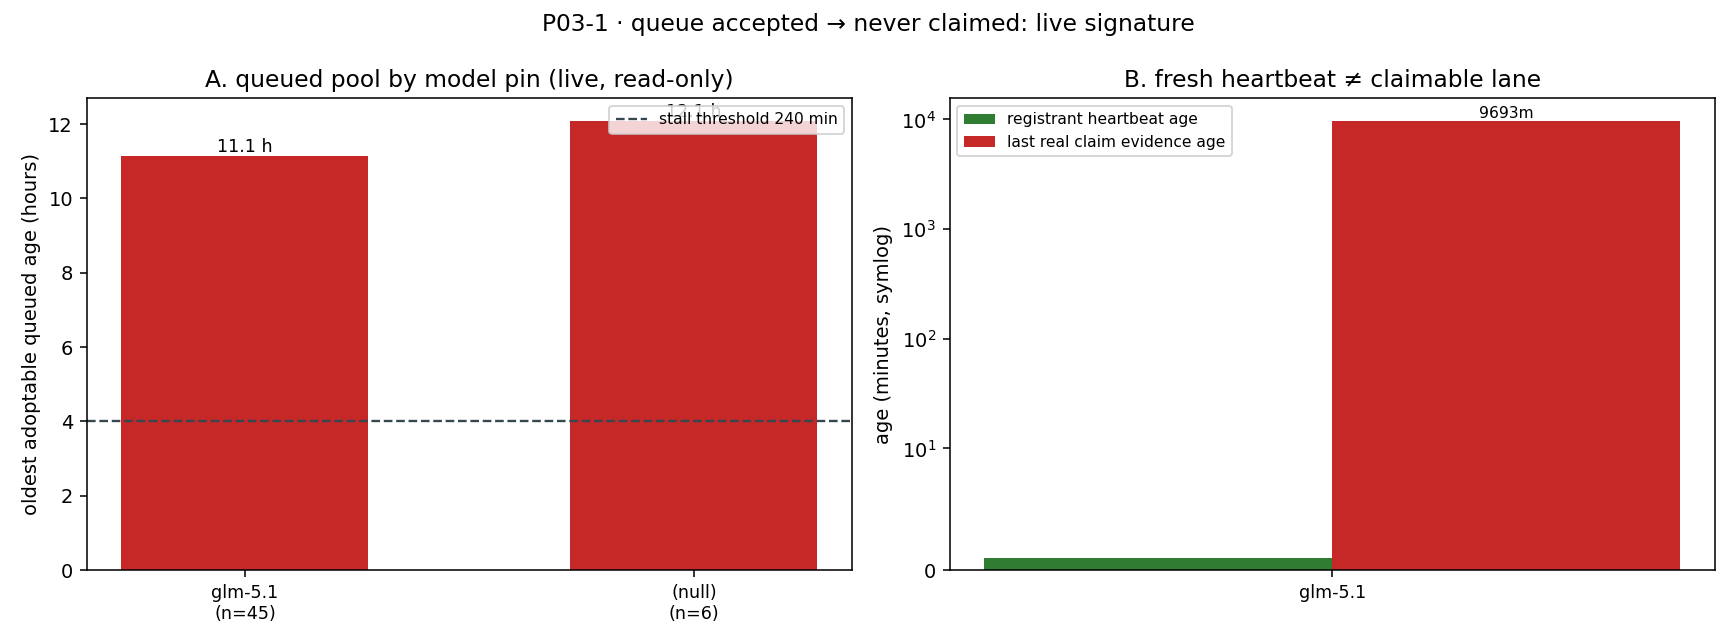

Recreate this plot in Python.
#!/usr/bin/env python3
"""P03-1 训练单：把「入池→收养→终态」链路的现场证据画成图（只读）。

数据来源全部是只读 SQL（runuser -u postgres -- psql -tA），
图里的每个数字都由本脚本从库里现取，不做任何手抄。

Panel A：queued 池按 model 引脚分组 —— 条数 + 最老年龄（分钟），240 min 阈值线。
Panel B：同一条车道上的两个「存活信号」对照 ——
         worker 注册表心跳新鲜度（分钟） vs 该 model 最近一次真实认领证据（分钟）。
         两者的差距就是「心跳新鲜、车道已死」这个洞的可视图。
"""
from __future__ import annotations

import json
import subprocess
from pathlib import Path

import matplotlib

matplotlib.use("Agg")
import matplotlib.pyplot as plt

OUT = Path(__file__).resolve().parent
THRESHOLD_MIN = 240.0

PSQL = ["runuser", "-u", "postgres", "--", "psql", "-tA", "-F", "|", "-d", "tensorplatform", "-c"]


def q(sql: str) -> list[list[str]]:
    out = subprocess.run(PSQL + [sql], capture_output=True, text=True, check=True).stdout
    return [ln.split("|") for ln in out.strip().splitlines() if ln.strip()]


def collect() -> dict:
    parked = q("""
        select coalesce(model,'(null)'), count(*),
               round(max(extract(epoch from (now()-created_at))/60))
        from tensor_dev_missions
        where status='queued' and suspended_at is null
        group by 1 order by 2 desc;
    """)
    last_claim = q("""
        select coalesce(model,'(null)'),
               coalesce(round(extract(epoch from (now()-max(coalesce(finished_at,heartbeat_at))))/60)::text,'never')
        from tensor_dev_missions
        where model is not null and status in ('succeeded','failed','claimed','running')
        group by 1;
    """)
    hb = q("""
        select coalesce(model,'(null)'), count(*) filter (where enabled),
               coalesce(round(min(extract(epoch from (now()-heartbeat_at)))/60)::text,'never')
        from factory_resident_workers
        where enabled group by 1;
    """)
    totals = dict(
        (r[0], r[1])
        for r in q("""
            select 'queued', count(*) from tensor_dev_missions where status='queued'
            union all select 'awaiting_acceptance', count(*) from tensor_dev_missions
                where status='awaiting_acceptance'
            union all select 'oldest_queued_min', round(max(extract(epoch from (now()-created_at))/60))
                from tensor_dev_missions where status='queued'
            union all select 'glm51_queued', count(*) from tensor_dev_missions
                where status='queued' and model='glm-5.1';
        """)
    )
    return {
        "queued_by_model": [{"model": m, "count": int(c), "oldest_min": float(a)} for m, c, a in parked],
        "last_claim_min": {m: (None if v == "never" else float(v)) for m, v in last_claim},
        "registrants": {m: {"enabled": int(c), "hb_min": (None if v == "never" else float(v))}
                        for m, c, v in hb},
        "totals": totals,
    }


def draw(d: dict) -> Path:
    fig, (ax1, ax2) = plt.subplots(1, 2, figsize=(12.4, 4.6))

    rows = sorted(d["queued_by_model"], key=lambda r: -r["count"])
    labels = [f"{r['model']}\n(n={r['count']})" for r in rows]
    ages = [r["oldest_min"] / 60.0 for r in rows]
    colors = ["#c62828" if a * 60 > THRESHOLD_MIN else "#2e7d32" for a in ages]
    bars = ax1.bar(range(len(rows)), ages, color=colors, width=0.55)
    ax1.axhline(THRESHOLD_MIN / 60.0, ls="--", lw=1.2, color="#37474f",
                label=f"stall threshold {THRESHOLD_MIN:.0f} min")
    for b, a in zip(bars, ages):
        ax1.annotate(f"{a:.1f} h", (b.get_x() + b.get_width() / 2, b.get_height()),
                     ha="center", va="bottom", fontsize=9)
    ax1.set_xticks(range(len(rows)))
    ax1.set_xticklabels(labels, fontsize=9)
    ax1.set_ylabel("oldest adoptable queued age (hours)")
    ax1.set_title("A. queued pool by model pin (live, read-only)")
    ax1.legend(fontsize=8, loc="upper right")

    # Panel B: heartbeat freshness vs real claim evidence, per lane with queued work
    lanes = [r["model"] for r in rows if r["model"] in d["registrants"]]
    hb = [d["registrants"][m]["hb_min"] or 0.0 for m in lanes]
    lc = [d["last_claim_min"].get(m, 0.0) or 0.0 for m in lanes]
    idx = range(len(lanes))
    w = 0.36
    ax2.bar([i - w / 2 for i in idx], hb, width=w, color="#2e7d32", label="registrant heartbeat age")
    ax2.bar([i + w / 2 for i in idx], lc, width=w, color="#c62828", label="last real claim evidence age")
    ax2.set_yscale("symlog", linthresh=10)
    ax2.set_xticks(list(idx))
    ax2.set_xticklabels(lanes, fontsize=9)
    ax2.set_ylabel("age (minutes, symlog)")
    ax2.set_title("B. fresh heartbeat ≠ claimable lane")
    ax2.legend(fontsize=8)
    for i, v in zip(idx, lc):
        ax2.annotate(f"{v:.0f}m", (i + w / 2, v), ha="center", va="bottom", fontsize=8)

    fig.suptitle("P03-1 · queue accepted → never claimed: live signature", fontsize=12)
    fig.tight_layout()
    png = OUT / "fig_queue_stall.png"
    fig.savefig(png, dpi=140)
    plt.close(fig)
    return png


if __name__ == "__main__":
    data = collect()
    png = draw(data)
    (OUT / "queue_stall_evidence.json").write_text(
        json.dumps(data, ensure_ascii=False, indent=2), encoding="utf-8")
    print(json.dumps({"png": str(png), "totals": data["totals"]}, ensure_ascii=False))
